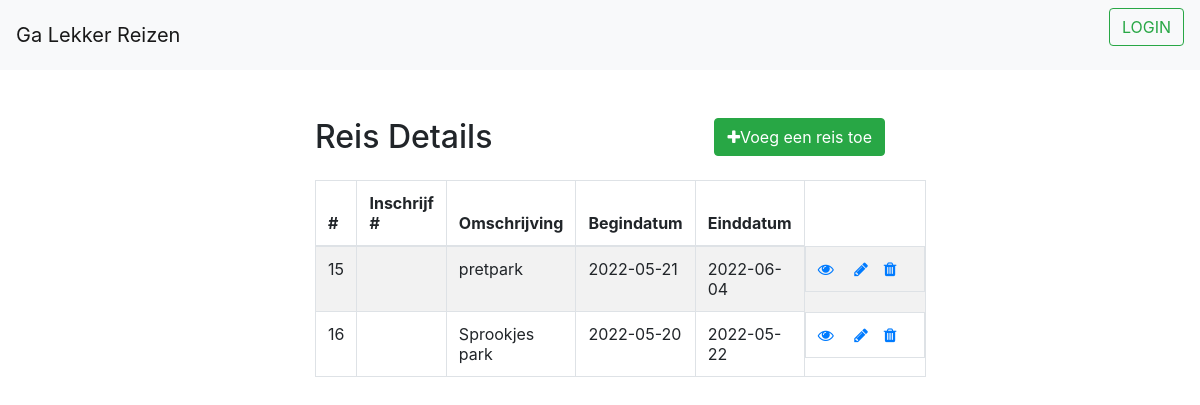
Screenshot of /Examen/paginas/reis.php with the database file from the repository.
### tables this page shows
CREATE TABLE `Reis` (
  `Reis_ID` int(11) NOT NULL,
  `Titel` varchar(255) NOT NULL,
  `Bestemming` varchar(100) NOT NULL,
  `Omschrijving` text NOT NULL,
  `Begindatum` date NOT NULL,
  `Einddatum` date NOT NULL,
  `Aantal_Plekken` int(255) NOT NULL
);

### Examen/paginas/reis.php (the view, shortened to what this page needs)
<?php
require_once  "../config/config.php";
include "../assets/navbar.php";
?>
<!DOCTYPE html>
<html lang="nl">
<head>
    <link rel="stylesheet" href="https://stackpath.bootstrapcdn.com/bootstrap/4.5.2/css/bootstrap.min.css">
    <link rel="stylesheet" href="https://maxcdn.bootstrapcdn.com/font-awesome/4.7.0/css/font-awesome.min.css">
    <link rel="stylesheet" href="../assets/css/stylesheet.css">
</head>
<body>
    <div class="wrapper">
        <div class="container-fluid">
            <div class="row">
                <div class="col-md-12">
                    <div class="mt-5 mb-3 clearfix">
                        <h2 class="pull-left">Reis Details</h2>
                        <a href="pages/create_page.php" class="btn btn-success pull-right">
                            <i class="fa fa-plus"></i>Voeg een reis toe</a>
                    </div>
                    <?php
                    $sql = "SELECT * FROM Reis";
                    if($result = $pdo->query($sql)){
                        if ($result->rowCount() > 0){
                            echo '<table class="table table-bordered table-striped">';
                            echo "<thead>";
                                echo "<tr>";
                                    echo "<th>#</th>";
                                    echo "<th>Inschrijf #</th>";
                                    echo "<th>Omschrijving</th>";
                                    echo "<th>Begindatum</th>";
                                    echo "<th>Einddatum</th>";
                                echo "</tr>";
                            echo "</thead>";
                            echo "<tbody>";
                            while($rij = $result->fetch()){
                                echo "<tr>";
                                    echo "<td>" . $rij['Reis_ID'] . "</td>";
                                    echo "<td>" . $rij['Inschrijf_ID'] . "</td>";
                                    echo "<td>" . $rij['Omschrijving'] . "</td>";
                                    echo "<td>" . $rij["Begindatum"] . "</td>";
                                    echo "<td>" . $rij["Einddatum"] . "</td>";
                                    echo "<td class='pull-right'>";
                                        echo '<a href="paginas/read_page.php?Reis_OD=' . $rij['Reis_ID'] .'" class="mr-3" title="Toon Gegevens" data-toggle="tooltip"><span class="fa fa-eye"></span></a>';
                                        echo '<a href="paginas/update_page.php?Reis_ID=' . $rij['Reis_ID'] .'" class="mr-3" title="Bewerk Gegevens" data-toggle="tooltip"> <span class="fa fa-pencil"></span></a>';
                                        echo '<a href="paginas/delete_page.php?Reis_ID=' . $rij['Reis_ID'] .'" title="Verwijder Gegevens" data-toggle="tooltip"><span class="fa fa-trash"></span></a>';
                                        echo "</td>";
                                        echo "</tr>";
                            }
                                echo "</tbody>";
                            echo "</table>";
                        } else {
                            echo '<div class="alert alert-danger"><em>Geen gegevens gevonden.</em></div>';
                        }
                    } else {
                        echo "Oops! Er is iets fout gegaan. Probeer het later opnieuw.";
                    }
                    ?>
                </div>
            </div>
        </div>
    </div>
</body>
</html>

### Examen/assets/navbar.php (shortened to what this page needs)
<link rel="stylesheet" href="https://stackpath.bootstrapcdn.com/bootstrap/4.5.2/css/bootstrap.min.css">
<nav class="navbar navbar-light bg-light justify-content-between">
    <a class="navbar-brand">Ga Lekker Reizen</a>
    <form class="form-inline">
        <button class="btn btn-outline-success my-2 my-sm-0" type="submit">LOGIN</button>
    </form>
</nav>

### Examen/assets/css/stylesheet.css (style rules this page uses)
.wrapper { width: 600px; margin: 0 auto; }
table tr td:last-child { width: 120px; }

### rows the page displays
reis: Reis_ID "15", Omschrijving "pretpark", Begindatum "2022-05-21", Einddatum "2022-06-04"
reis: Reis_ID "16", Omschrijving "Sprookjes park", Begindatum "2022-05-20", Einddatum "2022-05-22"
